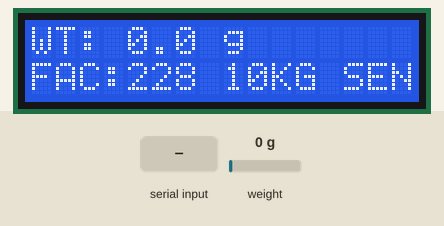
Bench run of a sketch on a simulated Arduino Uno, built with avr-gcc and run on an emulated ATmega328P. Shown: 16×2 character LCD. Inputs (shaded band) come from the test bench; at power-on: weight on the scale 0 g. What the sketch prints to the serial monitor is not drawn.

Above: at 4.9 s.
5.0 s: "t90\n" received over Serial
At 7.2 s:
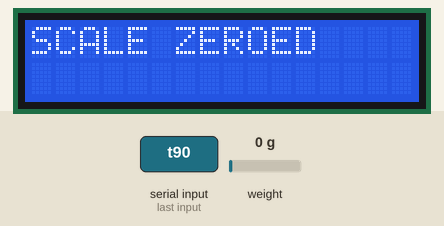
8.0 s: weight on the scale set to 100 g
At 9.0 s:
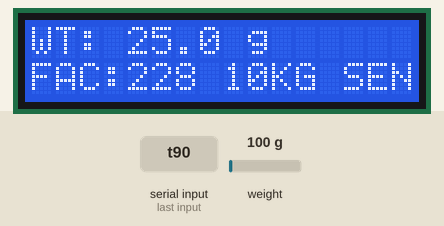
10.7 s: "+\n" received over Serial
At 12.0 s:
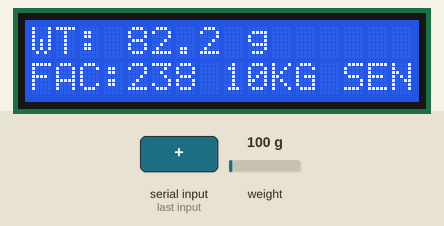
13.6 s: "-\n" received over Serial
At 14.9 s:
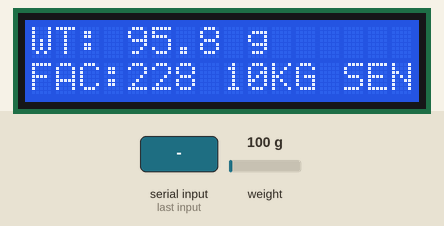
16.5 s: "Z\n" received over Serial
At 17.3 s:
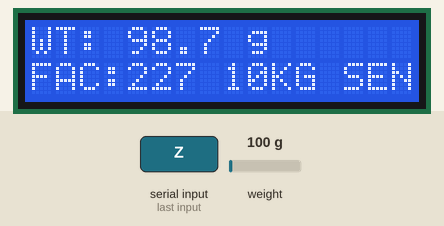
18.9 s: weight on the scale set to 1250 g
At 19.6 s:
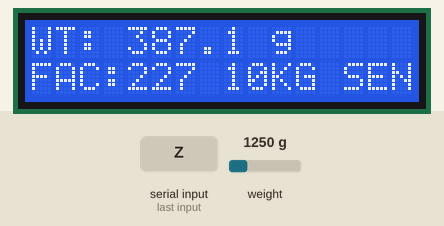
Timing chart, 0 to 21.9 s (numbered marks = the images above; inputs shaded):
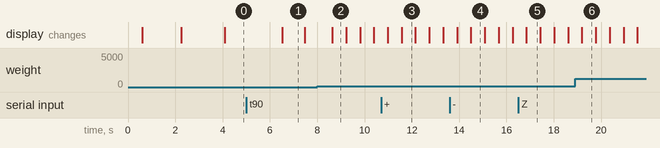

Measured:
- after the input at 5.0 s, the display: changes after 1.5 s (image 1)
- after the input at 8.0 s, the display: changes after 0.64 s (image 2)
- what the display in image 1 shows lasts 1.0 s, from 6.5 s to 7.5 s
- what the display in image 2 shows lasts 0.6 s, from 8.6 s to 9.2 s

The sketch:

hx711_calibration_test.ino
```cpp
// ╔══════════════════════════════════════════════════════════════════════════╗
// ║      HX711 10KG LOAD CELL — Interactive Calibration & Test Utility      ║
// ║      Pins: DOUT = D6, SCK = D7 · Baud Rate: 9600                          ║
// ║      Features: Noise Filter, Tare, Auto-Calibration, LCD & Serial        ║
// ╚══════════════════════════════════════════════════════════════════════════╝

#include <Wire.h>
#include <LiquidCrystal_I2C.h>
#include "HX711.h"

// ── Pin Definitions ───────────────────────────────────────────────────────────
#define LOADCELL_DOUT_PIN  6    // HX711 DT pin
#define LOADCELL_SCK_PIN   7    // HX711 SCK pin

// ── Hardware Objects ──────────────────────────────────────────────────────────
HX711              scale;
LiquidCrystal_I2C  lcd(0x27, 16, 2);

// ── Calibration & Filter Parameters ───────────────────────────────────────────
// Default starting factor for 10kg load cell (approx 220.0 to 450.0 for grams, ~228000 for kg)
float calibrationFactor = 228.0f;
long  tareOffset        = 0;

// Filter state (Exponential Moving Average to stop +/- 0.1 fluctuation)
float filteredWeight    = 0.0f;
const float EMA_ALPHA   = 0.25f;   // Smoothing factor (0.1 = heavy filter, 0.5 = fast)

void printHelp() {
  Serial.println(F("\n=================================================="));
  Serial.println(F("   HX711 10KG LOAD CELL TEST & CALIBRATION TOOL  "));
  Serial.println(F("=================================================="));
  Serial.println(F(" COMMANDS:"));
  Serial.println(F("   't' or 'T'       : Tare (Zero the scale)"));
  Serial.println(F("   '+' or 'a'       : Increase Cal Factor (+10)"));
  Serial.println(F("   '-' or 'z'       : Decrease Cal Factor (-10)"));
  Serial.println(F("   'A' / 'Z'        : Fine Adjust (+1 / -1)"));
  Serial.println(F("   'w <grams>'      : Auto-calibrate with known weight"));
  Serial.println(F("                      (e.g., place 500g bottle, type 'w 500')"));
  Serial.println(F("   'h'              : Show this help menu"));
  Serial.println(F("==================================================\n"));
}

void setup() {
  Serial.begin(9600);
  delay(500);

  // LCD Startup (Safe check)
  Wire.begin();
  lcd.init();
  lcd.backlight();
  lcd.setCursor(0, 0); lcd.print(F("HX711 10KG TEST "));
  lcd.setCursor(0, 1); lcd.print(F("Initializing... "));

  printHelp();

  // Initialize HX711
  scale.begin(LOADCELL_DOUT_PIN, LOADCELL_SCK_PIN);

  Serial.println(F("[HX711] Checking sensor connection..."));
  if (scale.wait_ready_timeout(2000)) {
    Serial.println(F("[HX711] Sensor READY. Taring with empty load..."));
    scale.set_scale(calibrationFactor);
    scale.tare();
    tareOffset = scale.get_offset();
    Serial.print(F("[HX711] Zero Tare Offset: "));
    Serial.println(tareOffset);
    Serial.print(F("[HX711] Initial Calibration Factor: "));
    Serial.println(calibrationFactor);

    lcd.clear();
    lcd.setCursor(0, 0); lcd.print(F("TARE COMPLETE   "));
    lcd.setCursor(0, 1); lcd.print(F("Place Test Weight"));
    delay(1500);
  } else {
    Serial.println(F("[ERROR] HX711 not found! Check wiring: DOUT->D6, SCK->D7, VCC->5V, GND->GND"));
    lcd.clear();
    lcd.setCursor(0, 0); lcd.print(F("HX711 NOT FOUND "));
    lcd.setCursor(0, 1); lcd.print(F("Check D6/D7 Wire"));
  }
}

void loop() {

  // ── 1. Process Serial Commands ─────────────────────────────────────────────
  if (Serial.available()) {
    String input = Serial.readStringUntil('\n');
    input.trim();

    if (input.length() > 0) {
      char cmd = input.charAt(0);

      // TARE
      if (cmd == 't' || cmd == 'T') {
        scale.tare();
        tareOffset = scale.get_offset();
        filteredWeight = 0.0f;
        Serial.println(F("\n>>> [TARE] Scale zeroed (0.00 g)."));
        lcd.clear();
        lcd.setCursor(0, 0); lcd.print(F("SCALE ZEROED    "));
        delay(600);
      }
      // CALIBRATION FACTOR ADJUSTMENTS
      else if (cmd == '+' || cmd == 'a') {
        calibrationFactor += 10.0f;
        scale.set_scale(calibrationFactor);
        Serial.print(F(">>> Cal Factor INCREASED: ")); Serial.println(calibrationFactor);
      }
      else if (cmd == '-' || cmd == 'z') {
        calibrationFactor -= 10.0f;
        if (calibrationFactor < 1.0f) calibrationFactor = 1.0f;
        scale.set_scale(calibrationFactor);
        Serial.print(F(">>> Cal Factor DECREASED: ")); Serial.println(calibrationFactor);
      }
      else if (cmd == 'A') {
        calibrationFactor += 1.0f;
        scale.set_scale(calibrationFactor);
        Serial.print(F(">>> Cal Factor Fine +1: ")); Serial.println(calibrationFactor);
      }
      else if (cmd == 'Z') {
        calibrationFactor -= 1.0f;
        scale.set_scale(calibrationFactor);
        Serial.print(F(">>> Cal Factor Fine -1: ")); Serial.println(calibrationFactor);
      }
      // AUTO-CALIBRATION WITH KNOWN WEIGHT (e.g. "w 500" for 500 grams)
      else if (cmd == 'w' || cmd == 'W') {
        String numPart = input.substring(1);
        numPart.trim();
        float knownWeight = numPart.toFloat();

        if (knownWeight > 0.0f) {
          Serial.println(F("\n>>> Calculating Calibration Factor for placed weight..."));
          // Read raw unscaled value relative to tare
          long rawReading = scale.read_average(10) - tareOffset;
          if (rawReading != 0) {
            calibrationFactor = (float)rawReading / knownWeight;
            scale.set_scale(calibrationFactor);
            Serial.print(F(">>> SUCCESS! New Calibration Factor = "));
            Serial.println(calibrationFactor, 2);
            Serial.println(F(">>> Copy this Calibration Factor into your main project code!"));

            lcd.clear();
            lcd.setCursor(0, 0); lcd.print(F("CAL FACTOR SAVED"));
            lcd.setCursor(0, 1); lcd.print(F("FAC: ")); lcd.print(calibrationFactor, 1);
            delay(1500);
          }
        } else {
          Serial.println(F(">>> [ERROR] Please enter valid weight: e.g. 'w 500' for 500g"));
        }
      }
      // HELP
      else if (cmd == 'h' || cmd == 'H') {
        printHelp();
      }
    }
  }

  // ── 2. Read Load Cell with Noise Filtering ─────────────────────────────────
  if (scale.is_ready()) {
    float rawWeight = scale.get_units(2); // Read 2-sample average

    // Apply Exponential Moving Average (EMA) filter to kill noise/drift
    filteredWeight = (EMA_ALPHA * rawWeight) + ((1.0f - EMA_ALPHA) * filteredWeight);

    // Deadband filter for zero stability: clamp small noise near 0
    float displayWeight = filteredWeight;
    if (abs(displayWeight) < 0.15f) {
      displayWeight = 0.0f;
    }

    // ── 3. Print Telemetry to Serial Monitor ──────────────────────────────────
    Serial.print(F("Weight: "));
    Serial.print(displayWeight, 1);
    Serial.print(F(" g ("));
    Serial.print(displayWeight / 1000.0f, 3);
    Serial.print(F(" kg) | Raw ADC: "));
    Serial.print(scale.read());
    Serial.print(F(" | CalFactor: "));
    Serial.println(calibrationFactor, 1);

    // ── 4. Update 16x2 LCD Display ───────────────────────────────────────────
    lcd.setCursor(0, 0);
    lcd.print(F("WT: "));
    lcd.print(displayWeight, 1);
    lcd.print(F(" g       "));

    lcd.setCursor(0, 1);
    lcd.print(F("FAC:"));
    lcd.print((int)calibrationFactor);
    lcd.print(F(" 10KG SENS "));
  }

  delay(250); // 4 Hz refresh rate
}
```
